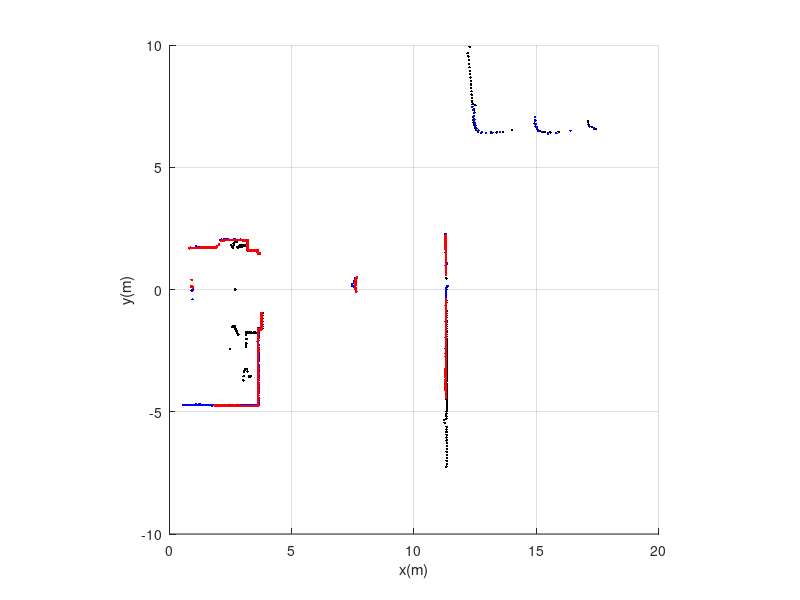

This figure's MATLAB source:
clear; clc;
load('lidar_data_1.mat');
angle_start= -95;
angle_res1=0.1667;
angle_res23=0.5;
angle1=angle_start:angle_res1:angle_start+angle_res1*1140;
angle23=angle_start:angle_res23:angle_start+angle_res23*380;


x1= cosd(angle1).*(lidar_data_1/1000);
y1= sind(angle1).*(lidar_data_1/1000);
z1=zeros(1,length(x1));

x2= cosd(angle23).*(lidar_data_2/1000);
y2= sind(angle23).*(lidar_data_2/1000);
z2=zeros(1,length(x2));

x3= cosd(angle23).*(lidar_data_3/1000);
y3= sind(angle23).*(lidar_data_3/1000);
z3=zeros(1,length(x3));

% figure; plot(x1,y1,'r.'); axis ([0 20 -10 10]); xlabel('x(m)'); ylabel('y(m)');
% figure; plot(x2,y2,'b.'); axis ([0 20 -10 10]); xlabel('x(m)'); ylabel('y(m)');
% figure; plot(x3,y3,'k.'); axis ([0 20 -10 10]); xlabel('x(m)'); ylabel('y(m)');
% 
% figure; hold on;  axis ([0 20 -10 10]);
% plot(x1,y1,'r.'); plot(x2,y2,'b.'); plot(x3,y3,'k.'); xlabel('x(m)'); ylabel('y(m)');

lidar1=[x1; y1; zeros(1,length(x1)); ones(1,length(x1))];
lidar2=[x2; y2; zeros(1,length(x2)); ones(1,length(x2))];
lidar3=[x3; y3; zeros(1,length(x3)); ones(1,length(x3))];

%lidar roll, pitch, yaw, (deg)
lidar1_roll=0; lidar1_pitch=2; lidar1_yaw=0;
lidar2_roll=0; lidar2_pitch=3; lidar2_yaw=0;
lidar3_roll=0; lidar3_pitch=1; lidar3_yaw=0;

%lidar x, y, z (m)
lidar1_x=0.85; lidar1_y= 0.4; lidar1_z=1.54;
lidar2_x=0.85; lidar2_y=-0.4; lidar2_z=1.54;
lidar3_x=2.68; lidar3_y=   0; lidar3_z=0.45;

%리프트(20cm)위에 올라가 있다는 사실을 감안하여 계산
lidar1_z = lidar1_z+0.2;lidar2_z = lidar2_z+0.2;lidar3_z = lidar3_z+0.2;

R_pitch_1 = [cosd(lidar1_pitch) 0 sind(lidar1_pitch) 0; 
            0 1 0 0; 
            -sind(lidar1_pitch) 0 cosd(lidar1_pitch) 0; 
            0 0 0 1];
L_1 = [1 0 0 lidar1_x;
       0 1 0 lidar1_y;
       0 0 1 lidar1_z;
       0 0 0 1];
lidar1 = R_pitch_1 * L_1 * lidar1;
%
R_pitch_2 = [cosd(lidar2_pitch) 0 sind(lidar2_pitch) 0;
            0 1 0 0;
            -sind(lidar2_pitch) 0 cosd(lidar2_pitch) 0;
            0 0 0 1];
L_2 = [1 0 0 lidar2_x;
      0 1 0 lidar2_y;
      0 0 1 lidar2_z;
      0 0 0 1];
lidar2 = R_pitch_2 * L_2 * lidar2;
%
R_pitch_3 = [cosd(lidar3_pitch) 0 sind(lidar3_pitch) 0;
            0 1 0 0;
            -sind(lidar3_pitch) 0 cosd(lidar2_pitch) 0;
            0 0 0 1];
L_3 = [1 0 0 lidar3_x;
      0 1 0 lidar3_y;
      0 0 1 lidar3_z;
      0 0 0 1];
lidar3 = R_pitch_3 * L_3 * lidar3;
%

lidar1_new = lidar1; lidar2_new = lidar2; lidar3_new = lidar3;

% 리프트(20cm)위에 올라간걸 감안해 줌
% lidar1_new(3,:) = lidar1_new(3,:) + 2.2; 
% lidar2_new(3,:) = lidar2_new(3,:) + 2.2; 
% lidar3_new(3,:) = lidar3_new(3,:) + 2.2;

figure; hold on;
axis([0 20 -10 10 0 5]);daspect([1 1 1]); grid on;
plot3(lidar1_new(1,:),lidar1_new(2,:),lidar1_new(3,:),'r.');
plot3(lidar2_new(1,:),lidar2_new(2,:),lidar2_new(3,:),'b.');
plot3(lidar3_new(1,:),lidar3_new(2,:),lidar3_new(3,:),'k.');
xlabel('x(m)');ylabel('y(m)');zlabel('z(m)');
hold off;